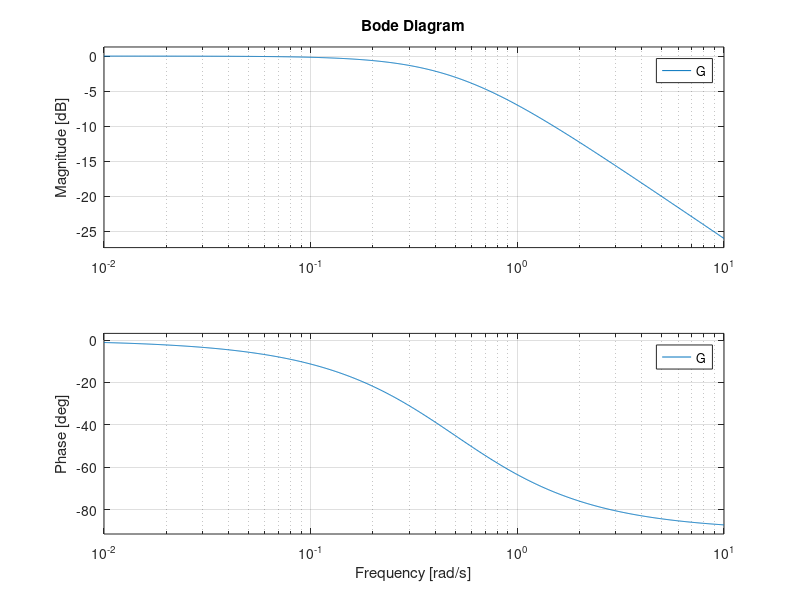
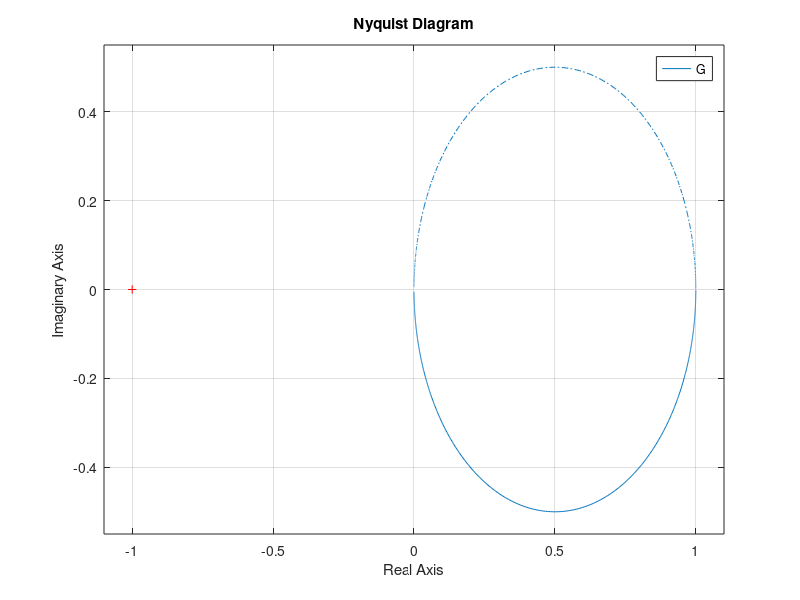

These charts were generated, in order, by the following MATLAB code: (Note: this script raises an error after producing the figures.)
%% Ch.5 — Bode and Nyquist in code
% Process Dynamics and Control, SeoulTech — slide 17
% https://seoultechpse.github.io/ProCon/ch5/ch5_frequency.html#/16
% Requires: Control System Toolbox

clear; close all; clc

G = tf(1, [2 1]);                       % Ex 5.2
figure(1), bode(G)
figure(2), nyquist(G)

G6 = tf(1, [10 1], 'InputDelay', 2);    % Ex 5.6: exact dead time
figure(3), bode(G6)
figure(4), nyquist(G6)

K = 1; tau = 2;                         % Ex 5.3: family in zeta
for zeta = [1.2 1.0 0.8 0.6 0.4 0.2]
    bode(tf(K, [tau^2 2*zeta*tau 1])), hold on
end
